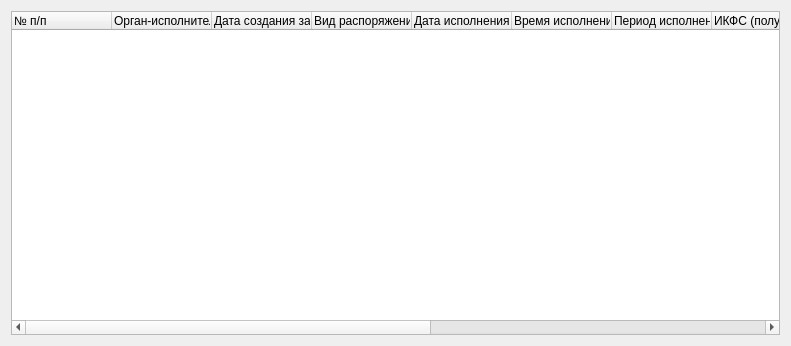
<ui version="4.0" >
 <class>cmd_journal_form</class>
 <widget class="QWidget" name="cmd_journal_form" >
  <property name="geometry" >
   <rect>
    <x>0</x>
    <y>0</y>
    <width>791</width>
    <height>346</height>
   </rect>
  </property>
  <property name="windowTitle" >
   <string>Журнал входящих и исходящих распоряжений</string>
  </property>
  <layout class="QGridLayout" name="gridLayout" >
   <item row="0" column="0" colspan="2" >
    <widget class="QTreeWidget" name="treeWidget" >
     <column>
      <property name="text" >
       <string>№ п/п</string>
      </property>
     </column>
     <column>
      <property name="text" >
       <string>Орган-исполнитель</string>
      </property>
     </column>
     <column>
      <property name="text" >
       <string>Дата создания записи</string>
      </property>
     </column>
     <column>
      <property name="text" >
       <string>Вид распоряжения</string>
      </property>
     </column>
     <column>
      <property name="text" >
       <string>Дата исполнения (план)</string>
      </property>
     </column>
     <column>
      <property name="text" >
       <string>Время исполнения (план)</string>
      </property>
     </column>
     <column>
      <property name="text" >
       <string>Период исполнения</string>
      </property>
     </column>
     <column>
      <property name="text" >
       <string>ИКФС (получ)</string>
      </property>
     </column>
     <column>
      <property name="text" >
       <string>ИКА (отправ)</string>
      </property>
     </column>
     <column>
      <property name="text" >
       <string>Отв. исполн.</string>
      </property>
     </column>
     <column>
      <property name="text" >
       <string>Вид исполн. документа</string>
      </property>
     </column>
     <column>
      <property name="text" >
       <string>ИКФС (исполн)</string>
      </property>
     </column>
     <column>
      <property name="text" >
       <string>ИКА (кому)</string>
      </property>
     </column>
     <column>
      <property name="text" >
       <string>Дата и время исполнения</string>
      </property>
     </column>
    </widget>
   </item>
  </layout>
 </widget>
 <resources/>
 <connections/>
</ui>
